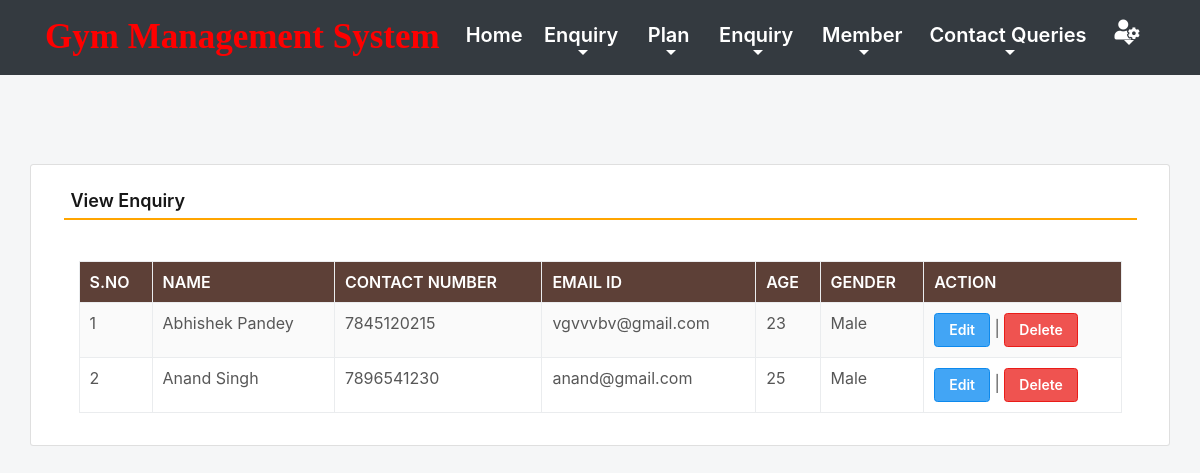
Screenshot of /viewEnquiry (signed in) with the database file from the repository.
### gym/models.py (models this page shows, shortened)
class Enquiry(models.Model):
    name = models.CharField(max_length=150, null=True)
    mobile = models.CharField(max_length=15, null=True)
    email = models.CharField(max_length=50, null=True)
    age = models.CharField(max_length=15, null=True)
    gender = models.CharField(max_length=10, null=True)

### gym/views.py (the view)
# urls.py: path('viewEnquiry', viewEnquiry, name='viewEnquiry'),
def viewEnquiry(request):
    if not request.user.is_authenticated:
        return redirect(admin_login)
    enquiry = Enquiry.objects.all()
    return render(request,'viewEnquiry.html', locals())

### gym/templates/viewEnquiry.html (shortened to what this page needs)
{% include 'admin_nav.html' %}
{% load static %}
 <html lang="en" class="no-focus">
 <link rel="stylesheet" id="css-main" href="{% static 'css1/codebase.min.css' %}">
 <br><br><br><br>
	<div class="container card shadow mt-5">
		<div class="card-body">
			<h5 class="p-2" style="border-bottom: 2px solid orange">View Enquiry</h5>
             <br>
            <div class="container-fluid">
             <table id="example" class="table table-striped table-bordered" style="width:100%">
                  <thead class="text-white" style="background-color : #5d4037;">
				     <tr>
					   <th>S.No</th>
					   <th>Name</th>
					   <th>Contact Number</th>
					   <th>Email ID</th>
                       <th>Age</th>
					   <th>Gender</th>
					   <th>Action</th>
				     </tr>
			      </thead>
			       <tbody>
                     {% for i in enquiry %}
			          <tr>
                        <td>{{forloop.counter}}</td>
						<td>{{i.name}}</td>
						<td>{{i.mobile}}</td>
						<td>{{i.email}}</td>
						<td>{{i.age}}</td>
						<td>{{i.gender}}</td>
						<td><a href="{% url 'edit_Enquiry' i.id %}" class="btn btn-primary">Edit</a> |
                          <a href="{% url 'delete_Enquiry' i.id %}" class="btn btn-danger" onclick="return confirm('Are you sure to delete this Enquiry ?')">Delete</a></td>
                      </tr>
                      {% endfor %}
                   </tbody>
		        </table>
            </div>
        </div>
	</div>
        <link rel="stylesheet" href="https://use.fontawesome.com/releases/v5.6.3/css/all.css">
 </html>

### gym/templates/admin_nav.html (shortened to what this page needs)
{% load static %}
  <link rel="stylesheet" href="https://maxcdn.bootstrapcdn.com/bootstrap/4.0.0/css/bootstrap.min.css">
<link rel="stylesheet" href="https://pro.fontawesome.com/releases/v5.10.0/css/all.css"/>
<link rel="stylesheet" href="{% static 'css/mystyle1.css' %}">
<nav class="navbar navbar-expand-sm navbar-light bg-dark">
  <div class="container">
  <a class="navbar-brand" href="{% url 'admin_home' %}">
      <span style="color : red">Gym Management System</span></a>
   <div class="collapse navbar-collapse text-center" id="myMenu">
    <ul class="navbar-nav pl-5 custom-nav ml-auto">
      <li class="nav-item active">
        <a class="nav-link text-white" href="{% url 'admin_home' %}" >Home <span class="sr-only">(current)</span></a>
      </li>
      <li class="nav-item dropdown">
        <a class="nav-link dropdown-toggle text-white" href="#" id="navbarDropdown" role="button" data-toggle="dropdown" aria-haspopup="true" aria-expanded="false">
          Enquiry
        </a>
      </li>
      <li class="nav-item dropdown">
        <a class="nav-link dropdown-toggle text-white" href="#" id="navbarDropdown" role="button" data-toggle="dropdown" aria-haspopup="true" aria-expanded="false">
          Plan
        </a>
      </li>
      <li class="nav-item dropdown">
        <a class="nav-link dropdown-toggle text-white" href="#" id="navbarDropdown" role="button" data-toggle="dropdown" aria-haspopup="true" aria-expanded="false">
          Enquiry
        </a>
      </li>
      <li class="nav-item dropdown">
        <a class="nav-link dropdown-toggle text-white" href="#" id="navbarDropdown" role="button" data-toggle="dropdown" aria-haspopup="true" aria-expanded="false">
          Member
        </a>
      </li>
      <li class="nav-item dropdown">
        <a class="nav-link dropdown-toggle text-white" href="#" id="navbarDropdown" role="button" data-toggle="dropdown" aria-haspopup="true" aria-expanded="false">
          Contact Queries
        </a>
      </li>
      <li class="nav-item dropdown">
        <a class="nav-link dropdown-toggle text-white" href="#" id="navbarDropdown" role="button" data-toggle="dropdown" aria-haspopup="true" aria-expanded="false">
          <i class="fas fa-user-cog"></i>
        </a>
      </li>
    </ul>
   </div>
 </div>
</nav>
<link rel="stylesheet"
	href="https://cdn.datatables.net/1.11.3/css/dataTables.bootstrap4.min.css">

### gym/static/css/mystyle1.css (style rules this page uses)
.navbar-brand { font-family: 'Monotype Corsiva'; font-size: 35px; font-weight: bold; }
.nav-link { color: black !important; font-size: 20px; }

### rows the page displays
Enquiry: name "Abhishek Pandey", mobile "7845120215", email "vgvvvbv@gmail.com", age "23", gender "Male"
Enquiry: name "Anand Singh", mobile "7896541230", email "anand@gmail.com", age "25", gender "Male"
